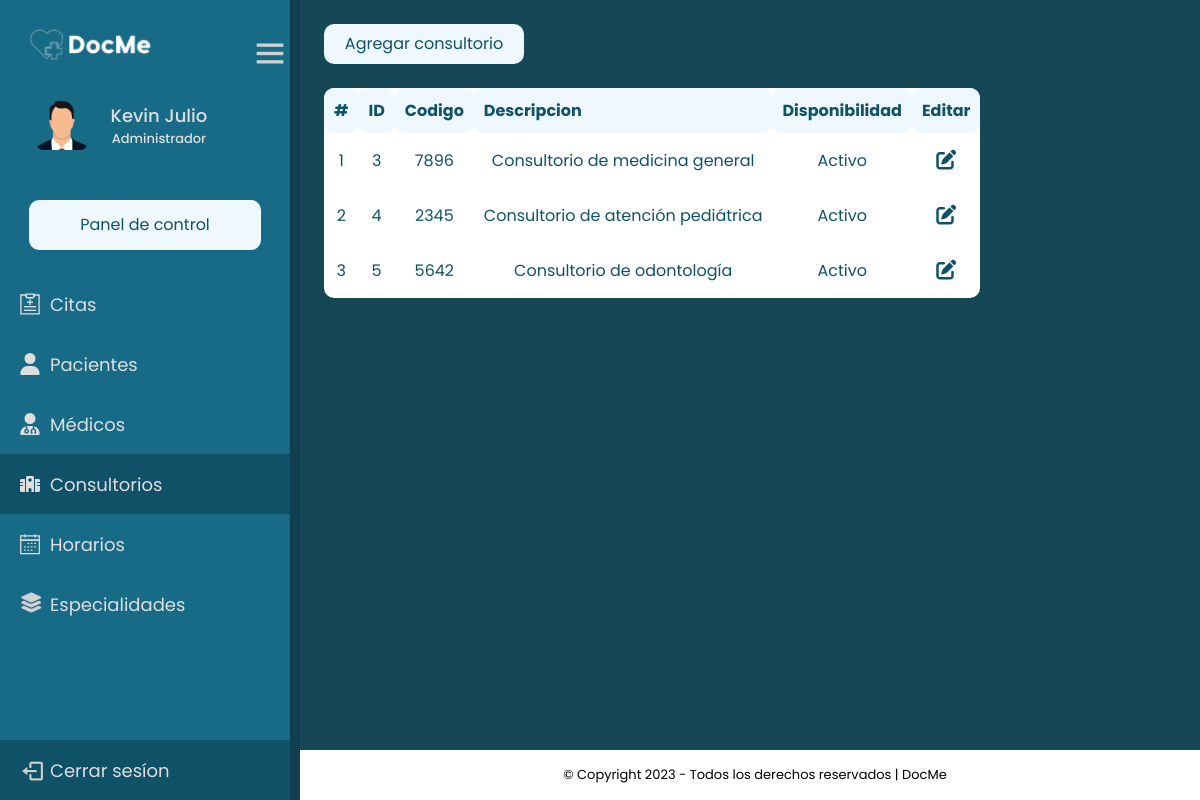
The app's page /frontend/admin/consultorios.php (signed in) with its own data.
### tables this page shows
CREATE TABLE `usuarios` (
  `ID_Usu` int(11) NOT NULL,
  `Nombre` varchar(45) NOT NULL,
  `Apellido` varchar(45) NOT NULL,
  `Correo` varchar(30) NOT NULL,
  `Password` varchar(100) NOT NULL,
  `User_Name` varchar(30) NOT NULL,
  `FechaNac` date DEFAULT NULL,
  `Telefono` varchar(15) NOT NULL,
  `Identificacion` varchar(15) NOT NULL,
  `token_recovery_pass` varchar(45) DEFAULT NULL,
  `Estado` varchar(15) NOT NULL DEFAULT 'Activo',
  `ID_Rol` int(11) NOT NULL
);

CREATE TABLE `roles` (
  `ID_Rol` int(11) NOT NULL,
  `Rol` varchar(30) NOT NULL
);

CREATE TABLE `consultorios` (
  `ID_Con` int(11) NOT NULL,
  `Codigo` varchar(10) DEFAULT NULL,
  `Desc_Con` varchar(100) DEFAULT NULL,
  `Disponibilidad` varchar(20) DEFAULT 'Activo'
);

### backend/getUserData.php (called while the page is built)
<?php
function getUserData($userId) {
    global $connect;
    $stmt = $connect->prepare('SELECT nombre, apellido, identificacion, correo, telefono, user_name, rol FROM usuarios, roles WHERE id_usu = :userId AND usuarios.id_rol = roles.id_rol');
    $stmt->bindParam(':userId', $userId);
    $stmt->execute();
    $result = $stmt->fetch();
    $userData = $result;
    return $userData;
}
?>

### frontend/admin/consultorios.php (the view, shortened to what this page needs)
<?php
include '../../backend/dashboard.php';
include '../../backend/getUserData.php';
include '../../backend/config.php';
if(isset($_SESSION['id'])) {
    $userData = getUserData($_SESSION['id']);
    $name = $userData['nombre'];
    $last_name = $userData['apellido'];
    $stmt = $connect->prepare("SELECT * FROM consultorios WHERE 1");
    $stmt->execute();
    $listCon = $stmt->fetchAll(PDO::FETCH_ASSOC);
?>
<head>
    <link href="https://cdn.jsdelivr.net/npm/bootstrap@5.3.2/dist/css/bootstrap.min.css" rel="stylesheet"
>
    <link href='https://unpkg.com/boxicons@2.1.4/css/boxicons.min.css' rel='stylesheet'>
    <link href="https://unpkg.com/vanilla-datatables@latest/dist/vanilla-dataTables.min.css" rel="stylesheet" type="text/css">
    <link rel="stylesheet" href="../../frontend/css/windows_admin.css">
    <link rel="stylesheet" href="../css/dashboard.css">
</head>
<body>
    <div class="sidebar">
        <?php include('../tamplates/sideBar.php')?>
        <div class="content-area">
            <div class="container-fluid row">
            <div class="btn-add-container col-12 ps-4 pt-4">
                    <button type="button" data-bs-toggle="modal" data-bs-target="#addCon" class="btn-add">Agregar consultorio</button>
                </div>
                <div class="col-12 p-4">
                    <table class="table-striped" id="table">
                        <thead>
                            <tr>
                                <th>#</th>
                                <th scope="col">ID</th>
                                <th scope="col">Codigo</th>
                                <th scope="col">Descripcion</th>
                                <th scope="col">Disponibilidad</th>
                                <th>Editar</th>
                            </tr>
                        </thead>
                        <tbody>
                            <?php
                        $i = 0;
                        foreach ($listCon as $consultorio) {?>
                            <tr>
                                <td scope="row"><?php echo $i = $i + 1; ?></td>
                                <td><?php echo $consultorio['ID_Con']; ?></td>
                                <td><?php echo $consultorio['Codigo']; ?></td>
                                <td><?php echo $consultorio['Desc_Con']; ?></td>
                                <td><?php echo $consultorio['Disponibilidad']; ?></td>
                                <td>
                                    <button type="button" data-bs-toggle="modal" class="btn btn-edit" data-bs-target="#EditCon<?php echo $consultorio['ID_Con']; ?>"><i class="fa-solid fa-pen-to-square" name="btnEdit" value="btnEdit"></i></button>
                                </td>
                            </tr>
                            <?php }?>
                        </tbody>
                    </table>
                </div>
            </div>
             <?php include('../tamplates/footer.php')?>
        </div>
    </div>
</body>
</html>
<?php }else{
header('Location: ../login.php');
}?>

### frontend/tamplates/sideBar.php (shortened to what this page needs)
<div class="logo-datails">
            <img src="../../img/logo_docme.png" alt="">
            <section class="home-section">
                <div class="home-content">
                    <i class='bx bx-menu'></i>
                </div>
            </section>
        </div>
        <div class="profile-details">
            <div class="profile-content">
                <img src="../../img/profile.png" alt="profile">
            </div>
            <div class="name-user">
                <div class="profile_name"><span><?php echo $name; ?></span> <span><?php echo $last_name; ?></span></div>
                <div class="rol"><?php echo $userData['rol'];?></div>
            </div>
        </div>
        <ul class="nav-links">
            <a class="panel" href="../admin/dashboard.php">
                <div>
                    <span>Panel de control</span>
                </div>
            </a>
            <li class="mt-4">
                <a href="../admin/citas.php">
                    <span class="link_name">Citas</span>
                </a>
            </li>
            <li>
                <a href="../admin/pacientes.php">
                    <svg xmlns="http://www.w3.org/2000/svg" style="fill:#DEDEDE" viewBox="0 0 448 512">
                        <path
                            d="M224 256A128 128 0 1 0 224 0a128 128 0 1 0 0 256zm-45.7 48C79.8 304 0 383.8 0 482.3C0 498.7 13.3 512 29.7 512H418.3c16.4 0 29.7-13.3 29.7-29.7C448 383.8 368.2 304 269.7 304H178.3z" />
                    </svg>
                    <span class="link_name">Pacientes</span>
                </a>
            </li>
            <li>
                <a href="../admin/medicos.php">
                    <span class="link_name">Médicos</span>
                </a>
            </li>
            <li>
                <a href="../admin/consultorios.php">
                    <span class="link_name">Consultorios</span>
                </a>
            </li>
            <li>
                <a href="#">
                    <span class="link_name">Horarios</span>
                </a>
            </li>
            <li>
                <a href="../admin/especialidades.php">
                    <i class="fs-5 fa-solid fa-layer-group"></i>
                    <span class="link_name">Especialidades</span>
                </a>
            </li>
            <li class="mt-auto">
                <a href="?logout">
                    <i class='bx bx-log-out'></i>
                    <span class="link_name">Cerrar sesíon</span>
                </a>
            </li>
        </ul>

### frontend/css/windows_admin.css (style rules this page uses)
* { margin: 0; padding: 0; box-sizing: border-box; font-family: 'Poppins', sans-serif; }
.sidebar { position: fixed; top: 0; left: 0; height: 100%; width: 300px; padding: 20px 0 0 0; background-color: #176B87; display: flex; flex-direction: column; justify-content: center; align-items: center; gap:20px; border-right: 10px solid rgba(15, 53, 65, .8); overflow-y: auto; overflow-x: hidden; z-index: 1; transition: all .4s ease; }
.sidebar .logo-datails { height: 60px; width: 100%; display: flex; align-items: center; justify-content: space-between; }
.sidebar .home-section { font-size:40px; width: auto; display: flex; align-items: center; cursor: pointer; }
.sidebar .home-section i { font-size:40px; width: 100%; }
.sidebar .logo-datails img { height: 50px; min-width: 78px; }
.sidebar .profile-details { display: flex; align-items: center; width: 90%; }
.sidebar .profile-details .profile-content { display: flex; align-items: center; }
.sidebar .profile-details img { height: 70px; width: 70px; object-fit: cover; border-radius: 16px; margin: 0 14px 0 12px; padding: 10px; }
.sidebar .profile-details .profile_name, .sidebar .profile-details .rol { color: #DEDEDE; font-size: 18px; font-weight: 500; width: 100%; text-align: center; }
.sidebar .profile-details .rol { font-size: 13px; text-align: center; }
.sidebar .panel { display: flex; text-decoration: none; justify-content: center; align-items: center; width: 80%; height: 50px; color:#0f5268; background-color: aliceblue; border-radius: 10px; cursor: pointer; transition: .3s ease-in-out; }
.sidebar .nav-links { height: 100%; width: 100%; padding: 20px 0 0 0; margin: 0; }
.sidebar .nav-links { display: flex; top:0; flex-direction: column; align-items:center; }
.sidebar .nav-links li { position: relative; list-style: none; transition: all 0.4s ease; height: 60px; cursor: pointer; width: 100%; }
.sidebar .nav-links li svg, i { color: #D1D1D1; font-size: 25px; height: 22px; width: 20px ; }
.sidebar .nav-links li:last-child { background: #0f5268; }
.sidebar .nav-links li a { text-decoration: none; height: 100%; width: 100%; display: flex; align-items: center; gap: 10px; padding-left: 20px; transition: all .4s ease; }
.sidebar .nav-links li a .link_name { font-size: 18px; font-weight: 400; color: #DEDEDE; }
.sidebar .content-area { position: fixed; top: 0; right: 0; height: calc(100% - 50px); width: calc(100% - 300px); background: #164757; transition: all .4s ease; overflow-y: auto; overflow-x: hidden; }

### frontend/css/dashboard.css (style rules this page uses)
.btn-add-container { display: flex; justify-content: start; align-items: center; }
.btn-add { background-color: aliceblue; color: #0f5268; height: 40px; width: 200px; border-radius: 10px; border-style: none; transition: .3s ease-in-out; }
.btn-edit { width: 45px; height: 35px; transition: .2s ease-in-out; padding: 0; }
.btn-edit i { font-size: 20px; color: #0f5268; transition: .2s ease-in-out; }
.container-fluid { overflow-x: auto; }
table { background-color: white; border-collapse: collapse; border-radius: 10px; }
td { text-align: center; }
th, td { padding: 10px; color: #0f5268; border-radius: 10px; }
thead { background-color: aliceblue; color: #0f5268; }

### frontend/admin/consultorios.php (style rules this page uses)
.sidebar .nav-links li:nth-child(5) { background-color: #0f5268; }

### records on screen
usuarios: Nombre "Kevin", Apellido "Julio", ID_Rol.Rol "Administrador"
consultorios: ID_Con "3", Codigo "7896", Desc_Con "Consultorio de medicina general", Disponibilidad "Activo"
consultorios: i "2", ID_Con "4", Codigo "2345", Desc_Con "Consultorio de atención pediátrica", Disponibilidad "Activo"
consultorios: i "3", ID_Con "5", Codigo "5642", Desc_Con "Consultorio de odontología", Disponibilidad "Activo"
